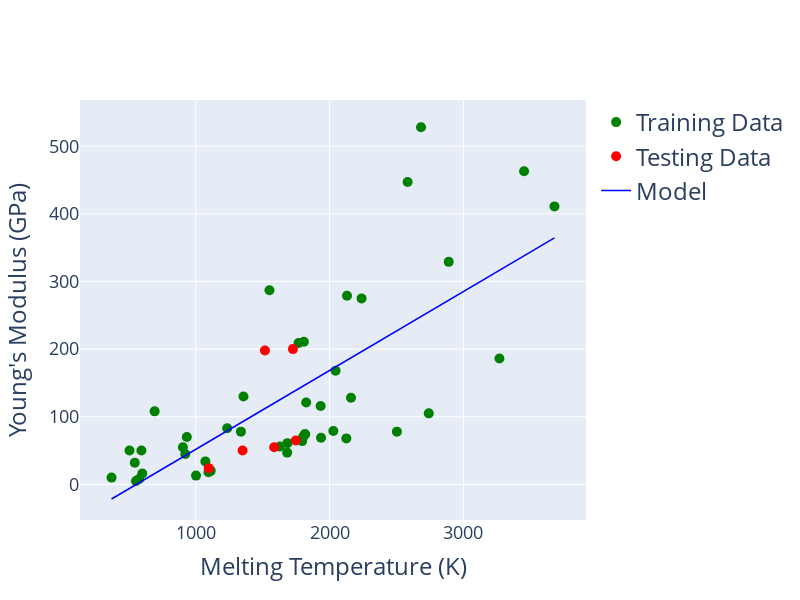

The notebook cell saved with this chart:
### Markdown cell above
### 5. Train models and plot results

### Code cell
predictions = regression(melt_train, melt_test, young_train, young_test) 
# This line calls the Regression model implemented in the function 

plot(melt_train, melt_test, young_train, young_test, "Melting Temperature (K)", "Young's Modulus (GPa)", predictions) 
# This line plots the results from that model

### Figure 1 — Plotly figure (JSON) as saved in the notebook; plotly's stock layout.template omitted (floating-point values rounded to 4 significant figures)
{"data": [{"marker": {"color": "green", "size": 10}, "mode": "markers", "name": "Training Data", "type": "scatter", "x": [1814, 2028, 2239, 3269, 1768, 1112, 1802, 1551, 1338.0, 1795, 1072, 544.5, 2160, 2890, 2045, 1825, 933.5, 505.1, 1683, 2683, 576.6, 1002, 600.6, 1357.0, 2503, 1936, 1235.0, 2130, 371.0, 922, 692.7, 1629, 594.1, 2583, 1685, 2125, 1095, 2741, 3453, 903.9, 1808, 553.7, 1933, 1818, 3680], "y": [74, 79, 275, 186, 209, 20, 70, 287, 78, 64, 34, 32, 128, 329, 168, 121, 70, 50, 47, 528, 8, 13, 16, 130, 78, 69, 83, 279, 10, 45, 108, 56, 50, 447, 61, 68, 18, 105, 463, 55, 211, 4.9, 116, 74, 411]}, {"marker": {"color": "red", "size": 10}, "mode": "markers", "name": "Testing Data", "type": "scatter", "x": [1747, 1726, 1517, 1586, 1097, 1350], "y": [65, 200, 198, 55, 24, 50]}, {"line": {"color": "blue", "width": 1.5}, "mode": "lines", "name": "Model", "type": "scatter", "x": [1814, 2028, 2239, 3269, 1768, 1112, 1802, 1551, 1338.0, 1795, 1072, 544.5, 2160, 2890, 2045, 1825, 933.5, 505.1, 1683, 2683, 576.6, 1002, 600.6, 1357.0, 2503, 1936, 1235.0, 2130, 371.0, 922, 692.7, 1629, 594.1, 2583, 1685, 2125, 1095, 2741, 3453, 903.9, 1808, 553.7, 1933, 1818, 3680, 1747, 1726, 1517, 1586, 1097, 1350], "y": [146.7, 171.7, 196.3, 316.5, 141.4, 64.84, 145.3, 116.1, 91.16, 144.5, 60.18, -1.361, 187.1, 272.3, 173.7, 148.0, 44.02, -5.958, 131.5, 248.1, 2.383, 52.01, 5.189, 93.38, 227.1, 161.0, 79.2, 183.6, -21.61, 42.68, 15.93, 125.2, 4.425, 236.4, 131.7, 183.0, 62.86, 254.9, 337.9, 40.57, 146.0, -0.2893, 160.6, 147.2, 364.4, 138.9, 136.5, 112.1, 120.1, 63.09, 92.61]}], "layout": {"height": 600, "hovermode": "closest", "legend": {"font": {"size": 24}}, "showlegend": true, "width": 800, "xaxis": {"gridwidth": 1, "tickfont": {"size": 18}, "title": {"font": {"size": 24}, "text": "Melting Temperature (K)"}, "zeroline": false}, "yaxis": {"gridwidth": 1, "tickfont": {"size": 18}, "title": {"font": {"size": 24}, "text": "Young's Modulus (GPa)"}, "zeroline": false}}}
